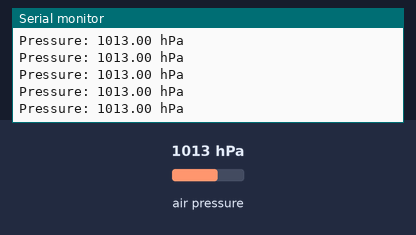
Bench run of a sketch on a simulated Arduino Uno, built with avr-gcc and run on an emulated ATmega328P. Parts: the last lines printed to the serial monitor. Inputs (shaded band) come from the test bench; at power-on: air pressure 1013 hPa.

Above: at 1.2 s.
1.3 s: air pressure set to 952 hPa
At 1.6 s:
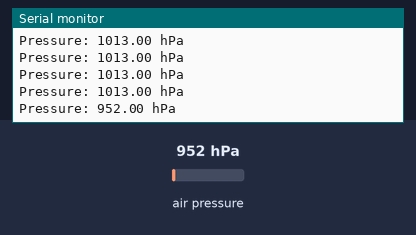
2.8 s: air pressure set to 975 hPa
At 2.99 s:
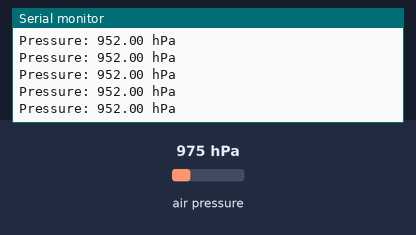
Timing chart, 0 to 5.8 s (numbered marks = the images above; inputs shaded):
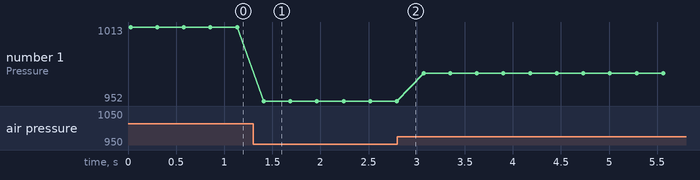

Measured:
- after the input at 1.3 s, the serial monitor: prints a new line after 0.11 s (image 1)
- plotted number 1: 1013 → 952 after the input at 1.3 s, 952 → 975 after the input at 2.8 s

The sketch:

bmp985_to-api.ino
```cpp
#include <Wire.h>
#include <Adafruit_Sensor.h>
#include <Adafruit_BMP085_U.h>

Adafruit_BMP085_Unified bmp = Adafruit_BMP085_Unified(10085);


void setup() {
  Serial.begin(115200);
  //WiFi.begin(ssid, password);

  //while (WiFi.status() != WL_CONNECTED) {
  //  delay(1000);
  //  Serial.println("Connecting...");
  //}
  Serial.println("Pressure Sensor Test"); Serial.println("");

  /* Initialise the sensor */
  if(!bmp.begin())
  {
    /* There was a problem detecting the BMP085 ... check your connections */
    Serial.print("Ooops, no BMP085 detected ... Check your wiring or I2C ADDR!");
    while(1);
  }
}

void loop() {
  sensors_event_t event;
  bmp.getEvent(&event);

  /* Display the results (barometric pressure is measure in hPa) */
  if (event.pressure)
  {
    /* Display atmospheric pressure in hPa */
    Serial.print("Pressure: "); Serial.print(event.pressure); Serial.println(" hPa");
  }
  else
  {
    Serial.println("Sensor error");
  }
  delay(250);

}


//#include <Wire.h>
// #include <Adafruit_BMP085.h>


// Adafruit_BMP085 bmp;


// void setup(){
  //Serial.begin(9600);

 // Wire.begin();  // 4, 5


  //while (WiFi.status() != WL_CONNECTED) {

   // delay(1000);
  //  Serial.println("Connecting..");
  //  Serial.println(WiFi.status());

  //}

//}


//void loop(){

  // Serial.print("Temperature = ");
  // Serial.print(bmp.readTemperature());
  // Serial.print(" *C");

  // Serial.print(" | Pression = ");
  // Serial.print(bmp.readPressure());
  // Serial.print(" Pa");

  // Serial.print(" | Altitude = ");
  // Serial.print(bmp.readAltitude());
  // Serial.println(" metres");

  // delay(5000);
//}

//#include <ESP8266WiFi.h>
//#include <ESP8266HTTPClient.h>
//#include <Adafruit_BMP085.h>
//#include <stdio.h>


//#include <DNSServer.h>
//#include <ESP8266WebServer.h>
//#include <ESP8266WiFiMulti.h>

//#include <Wire.h>
//#include <SFE_MicroOLED.h>
//#include <Adafruit_BMP085.h>

//#include "Adafruit_MQTT.h"
//#include "Adafruit_MQTT_Client.h"


//#include <time.h>


// WiFi Parameters
//const char* ssid = "Livebox-DEF3";
//const char* password = "blendecques";

//Adafruit_BMP085 bmp;

//void loop(){}
    // Check WiFi Status

  //float pressure = bmp.readPressure();


  // Serial.println(get_time());
  // Serial.println(pressure);

  //if (WiFi.status() == WL_CONNECTED) {
  //  HTTPClient http;  //Object of class HTTPClient
  //  http.begin("http://jsonplaceholder.typicode.com/users/1");
  //  int httpCode = http.POST("timestamp=%s&pressure=%s", timestamp, pressure);
    //Check the returning code
  //  if (httpCode > 0) {
  //    Serial.print(httpCode);
  //  }
  //  http.end();   //Close connection
  //}
  // Delay
  //delay(5000);
```
